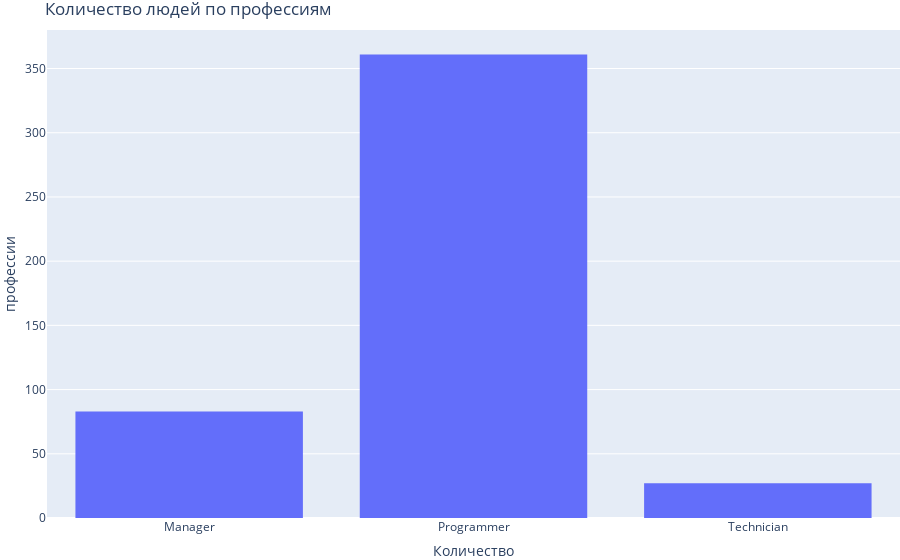

Notebook code cell kept with this figure:
### Code cell
import plotly
import plotly.graph_objs as go
import plotly.express as px
from plotly.subplots import make_subplots

import numpy as np
import pandas as pd
fig = go.Figure(data=[go.Histogram(x=df['jobcat'])])
fig.update_layout(legend_orientation="h",
                  legend=dict(x=.5, xanchor="center"),
                  title="Количество людей по профессиям",
                  xaxis_title="Количество",
                  yaxis_title="профессии",
                  margin=dict(l=0, r=0, t=30, b=0))
fig.show()

### Figure 1 — Plotly figure (JSON) as saved in the notebook; plotly's stock layout.template omitted (floating-point values rounded to 4 significant figures; data arrays with more than 128 entries replaced by an {"elided": "..."} marker saying what was removed)
{"data": [{"type": "histogram", "x": {"elided": "474 str values"}}], "layout": {"autosize": true, "legend": {"orientation": "h", "x": 0.5, "xanchor": "center"}, "margin": {"b": 0, "l": 0, "r": 0, "t": 30}, "title": {"text": "Количество людей по профессиям"}, "xaxis": {"autorange": true, "range": [-0.5, 2.5], "title": {"text": "Количество"}, "type": "category"}, "yaxis": {"autorange": true, "range": [0, 380], "title": {"text": "профессии"}}}}
